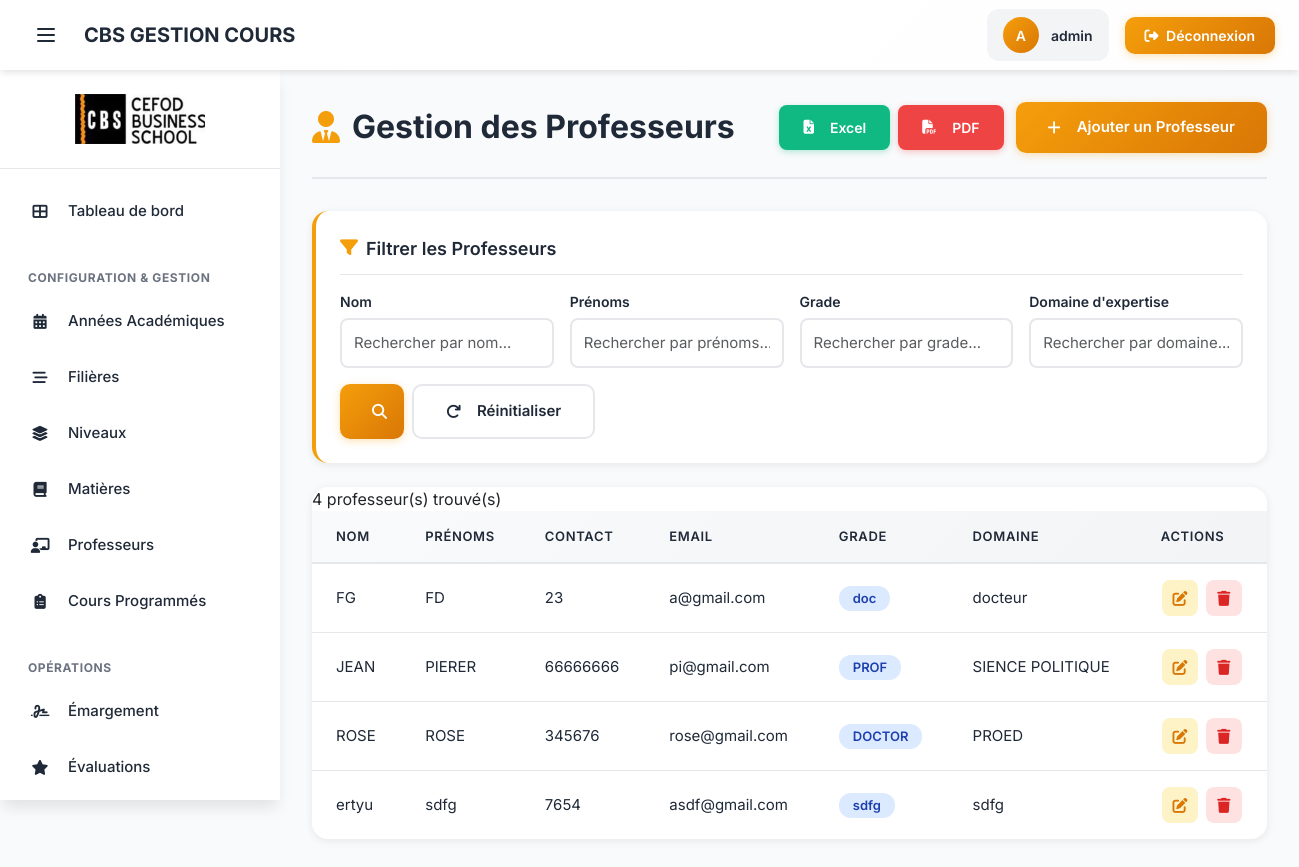
Page /professeurs/ (signed in) on the earlier database version.
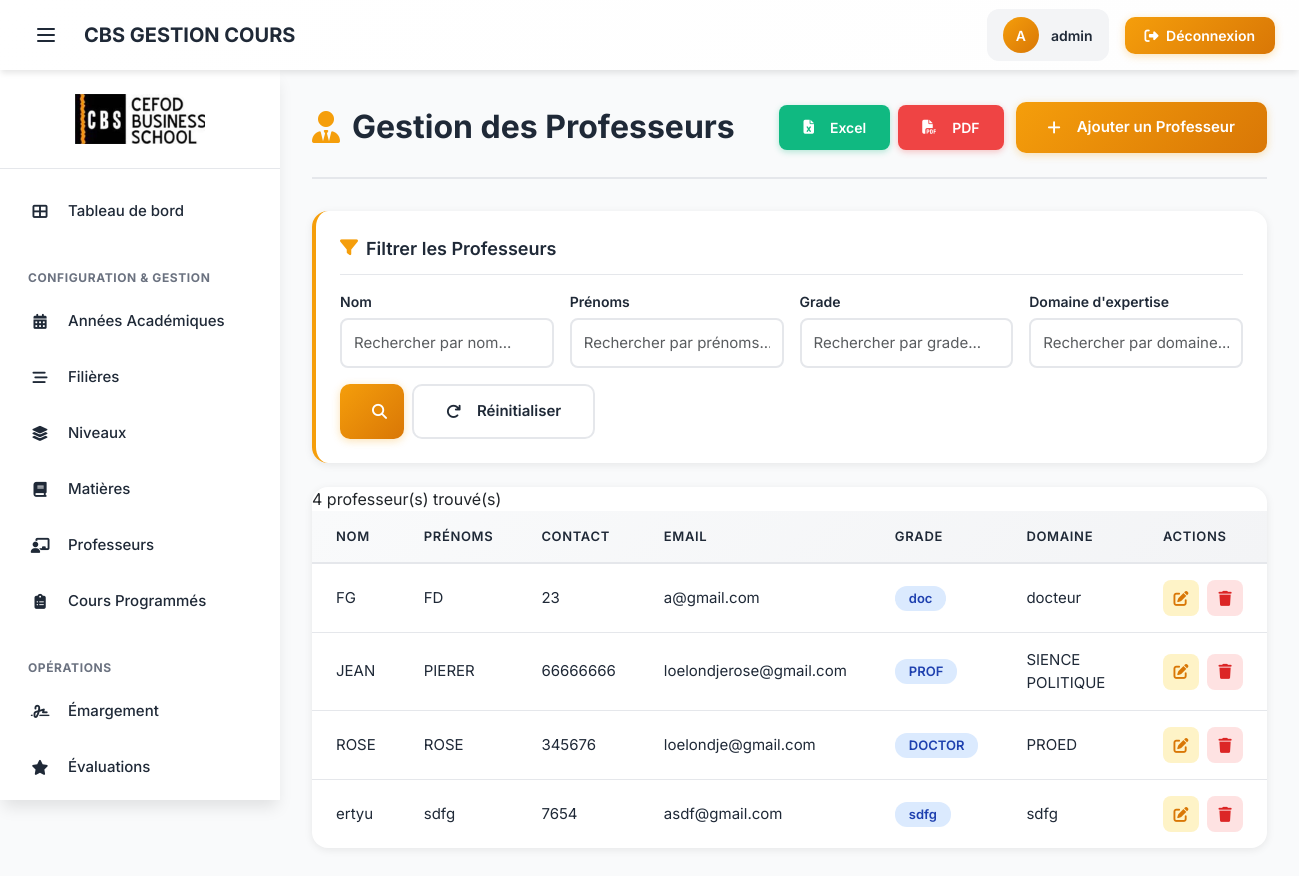
Same page on the later database version.
### gestion_cours/models.py (models this page shows, shortened)
class Professeur(models.Model):
    nom = models.CharField(max_length=100)
    prenoms = models.CharField(max_length=150)
    contact = models.CharField(max_length=50, unique=True)
    email = models.EmailField(unique=True)
    grade = models.CharField(
        max_length=100,
        null=True,
        blank=True,
        verbose_name="Grade universitaire"
    )
    domaine = models.CharField(
        max_length=100,
        null=True,
        blank=True,
        verbose_name="Domaine d'expertise"
    )
    cv = models.FileField(
        upload_to='professeurs/cvs/',
        null=True,
        blank=True,
        verbose_name="CV (Fichier)"
    )
    dernier_diplome = models.FileField(
        upload_to='professeurs/diplomes/',
        null=True,
        blank=True,
        verbose_name="Dernier Diplôme (Fichier)"
    )
    class Meta:
        verbose_name = "Professeur"
        verbose_name_plural = "Professeurs"
        ordering = ['nom']

### gestion_cours/views_crud.py (the view, shortened to what this page needs)
# urls.py: path('professeurs/', views.professeur_list_view, name='professeur_list'),
@login_required
def professeur_list_view(request):
    professeur_list = Professeur.objects.all().order_by('nom')
    professeur_filter = ProfesseurFilter(request.GET, queryset=professeur_list)
    page_obj = paginate_queryset(request, professeur_filter.qs, items_per_page=10)
    context = {
        'filter': professeur_filter,
        'object_list': page_obj,
        'is_paginated': page_obj.has_other_pages(),
        'page_obj': page_obj,
    }
    return render(request, 'gestion_cours/professeur_list.html', context)

### gestion_cours/views_dashboard.py (called while the page is built)
def paginate_queryset(request, queryset, items_per_page=10):
    paginator = Paginator(queryset, items_per_page)
    page = request.GET.get('page', 1)
    try:
        page_obj = paginator.page(page)
    except PageNotAnInteger:
        page_obj = paginator.page(1)
    except EmptyPage:
        page_obj = paginator.page(paginator.num_pages)
    return page_obj

### gestion_cours/templates/gestion_cours/professeur_list.html (shortened to what this page needs)
{% extends 'base.html' %}
{% load static %}
{% block content %}
<div class="page-header">
    <h1 class="page-title">
        <i class="fas fa-user-tie"></i>
        Gestion des Professeurs
    </h1>
    <div class="page-actions">
        <div class="export-buttons">
            <a href="?{% for key, value in request.GET.items %}{% if key != 'export' %}{{ key }}={{ value }}&{% endif %}{% endfor %}export=excel"
               class="btn-export btn-export-excel">
                <i class="fas fa-file-excel me-2"></i>Excel
            </a>
            <a href="?{% for key, value in request.GET.items %}{% if key != 'export' %}{{ key }}={{ value }}&{% endif %}{% endfor %}export=pdf"
               class="btn-export btn-export-pdf">
                <i class="fas fa-file-pdf me-2"></i>PDF
            </a>
        </div>
        <a href="{% url 'gestion_cours:professeur_create' %}" class="btn btn-primary">
            <i class="fas fa-plus me-2"></i>Ajouter un Professeur
        </a>
    </div>
</div>
<div class="filter-card">
    <div class="filter-header">
        <i class="fas fa-filter"></i>
        Filtrer les Professeurs
    </div>
    <form method="get" class="filter-form">
        {% for field in filter.form %}
        <div class="filter-group">
            <label for="{{ field.id_for_label }}">{{ field.label }}</label>
            {{ field }}
        </div>
        {% endfor %}
        <div class="filter-actions">
            <button type="submit" class="btn btn-primary">
                <i class="fas fa-search me-2"></i>Filtrer
            </button>
            <a href="{% url 'gestion_cours:professeur_list' %}" class="btn btn-secondary">
                <i class="fas fa-redo me-2"></i>Réinitialiser
            </a>
        </div>
    </form>
</div>
<div class="table-card">
    <div class="table-wrapper">
        {% if object_list %}
        <div class="results-info">
            {{ object_list|length }} professeur(s) trouvé(s)
        </div>
        <table class="data-table" data-sortable>
            <thead>
                <tr>
                    <th data-sortable>Nom</th>
                    <th data-sortable>Prénoms</th>
                    <th data-sortable>Contact</th>
                    <th data-sortable>Email</th>
                    <th data-sortable>Grade</th>
                    <th data-sortable>Domaine</th>
                    <th class="col-actions">Actions</th>
                </tr>
            </thead>
            <tbody>
                {% for professeur in object_list %}
                <tr>
                    <td class="font-medium">{{ professeur.nom }}</td>
                    <td>{{ professeur.prenoms }}</td>
                    <td>{{ professeur.contact }}</td>
                    <td>{{ professeur.email }}</td>
                    <td>
                        {% if professeur.grade %}
                            <span class="badge badge-info">{{ professeur.grade }}</span>
                        {% else %}
                            <span class="text-muted">N/A</span>
                        {% endif %}
                    </td>
                    <td>{{ professeur.domaine|default:"N/A" }}</td>
                    <td class="col-actions">
                        <div class="action-buttons">
                            <a href="{% url 'gestion_cours:professeur_update' professeur.pk %}"
                               class="action-btn action-btn-edit"
                               title="Modifier">
                                <i class="fas fa-edit"></i>
                            </a>
                            <a href="{% url 'gestion_cours:professeur_delete' professeur.pk %}"
                               class="action-btn action-btn-delete"
                               title="Supprimer"
                               data-confirm="Voulez-vous vraiment supprimer ce professeur ?">
                                <i class="fas fa-trash"></i>
                            </a>
                        </div>
                    </td>
                </tr>
                {% endfor %}
            </tbody>
        </table>
        {% endif %}
    </div>
</div>
{% endblock %}

Differences in the rows shown:
changed Professeur "JEAN": email "pi@gmail.com" → "loelondjerose@gmail.com"
changed Professeur "ROSE": email "rose@gmail.com" → "loelondje@gmail.com"
